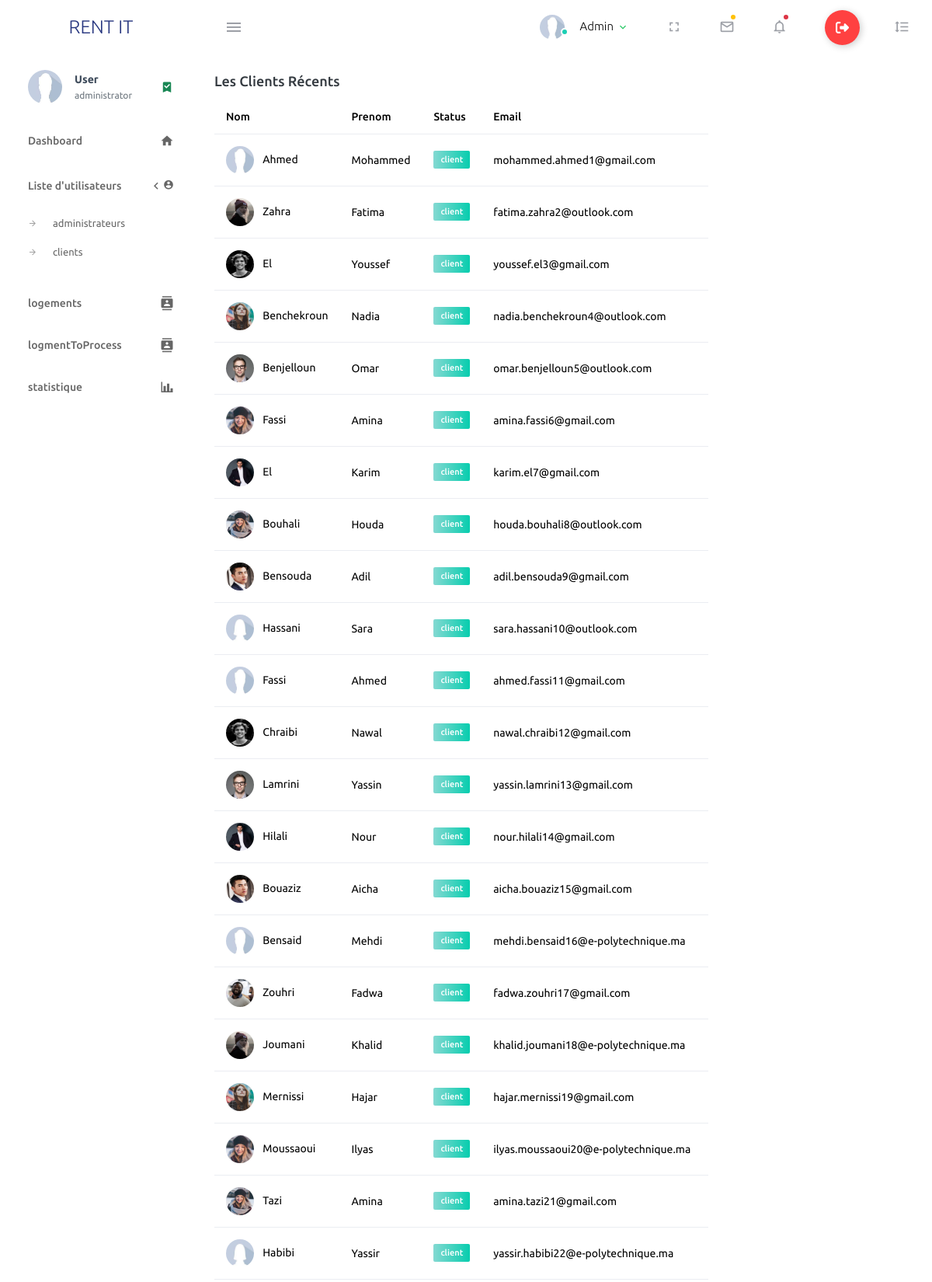
/index.php?page=clientList (signed in, upper part), run on the app's committed database.
### tables this page shows
CREATE TABLE `utilisateur` (
  `id` int(11) NOT NULL,
  `prenom` varchar(50) NOT NULL,
  `nom` varchar(50) NOT NULL,
  `email` varchar(255) NOT NULL,
  `password` varchar(255) NOT NULL,
  `image_path` varchar(255) DEFAULT NULL,
  `type` enum('client','administrator') NOT NULL
);

### database_connection.php (called while the page is built, shortened)
<?php
function getDatabase() {
    $mysqli = new mysqli($GLOBALS['dbhost'], $GLOBALS['dbuser'], $GLOBALS['dbpassword'], $GLOBALS['dbdatabase']);
    return $mysqli;
}
?>

### models/userModel.php (called while the page is built, shortened)
<?php
class UserModel
{
    private $db;
    public function __construct()
    {
        $this->db = $this->connectToDatabase();
    }
    private function connectToDatabase()
    {
        return getDatabase();
    }
    public function getUsers()
    {
        $query = "SELECT * FROM utilisateur";
        $result = $this->db->query($query);
        $users = [];
        while ($row = $result->fetch_assoc()) {
            $users[] = $row;
        }
        return $users;
    }
    public function getUserById($userId)
    {
        $userId = $this->db->real_escape_string($userId);
        $query = "SELECT * FROM utilisateur WHERE id = '$userId'";
        $result = $this->db->query($query);
        $userData = $result->fetch_assoc();
        return $userData;
    }
}
?>

### controllers/userController.php (called while the page is built, shortened)
<?php
require_once('models/userModel.php');
    function getUser(){
        $userId = $_SESSION['id'];
        $userModel = new UserModel();
        $user = $userModel->getUserById($userId);
        return $user;
    }
    function getClient(){
        $userModel = new UserModel();
        $admins = $userModel->getUsers();
        $users = [];
        foreach($admins as $admin){
            if($admin['type']=='client')
            $users[] = $admin;
        }
        return $users;
    }
    ?>

### view/admin/clientList.php (the view)
<?php
$user=getClient();
?>
<div class="row">
<div class="col-12 grid-margin">
  <div class="card">
    <div class="card-body">
      <h4 class="card-title">Les clients récents</h4>
      <div class="table-responsive">
        <table class="table">
          <thead>
            <tr>
              <th> Nom </th>
              <th> Prenom</th>
              <th> Status </th>
              <th> Email </th>
            </tr>
          </thead>
          <tbody>
          <?php
                            foreach ($user as $a) {
                              echo'
                              <tr>
                              <td>
                              <img src="assets/img/UsersImages/'.$a['image_path'].'" class="me-2" alt="image"> '.$a['nom'].'
                              </td>
                              <td> '.$a['prenom'].' </td>
                              <td>
                              <label class="badge badge-gradient-success">client</label>
                              </td>
                              <td> '.$a['email'].' </td>
                              </tr>';
                            }
                            ?>
          </tbody>
        </table>
      </div>
    </div>
  </div>
</div>
</div>

### view/admin/header.php (shortened to what this page needs)
<nav class="navbar default-layout-navbar col-lg-12 col-12 p-0 fixed-top d-flex flex-row">
  <div class="text-center navbar-brand-wrapper d-flex align-items-center justify-content-center">
    <a class="navbar-brand brand-logo" href="<?php echo $_SERVER['PHP_SELF'] ?>">RENT IT</a>
  </div>
  <div class="navbar-menu-wrapper d-flex align-items-stretch">
    <button class="navbar-toggler navbar-toggler align-self-center" type="button" data-toggle="minimize">
      <span class="mdi mdi-menu"></span>
    </button>
    <ul class="navbar-nav navbar-nav-right">
      <li class="nav-item nav-profile dropdown">
        <a class="nav-link dropdown-toggle" id="profileDropdown" href="#profile" data-bs-toggle="dropdown"
          aria-expanded="false">
          <div class="nav-profile-img">
            <img src="assets\img\UsersImages\<?php echo $user['image_path'] ?>" alt="<?php echo $user['image_path'] ?>">
            <span class="availability-status online"></span>
          </div>
          <div class="nav-profile-text">
            <p class="mb-1 text-black">
              <?php echo $user['prenom'] ?>
            </p>
          </div>
        </a>
      </li>
      <li class="nav-item d-none d-lg-block full-screen-link">
        <a class="nav-link">
          <i class="mdi mdi-fullscreen" id="fullscreen-button"></i>
        </a>
      </li>
      <li class="nav-item dropdown">
        <a class="nav-link count-indicator dropdown-toggle" id="messageDropdown" href="#" data-bs-toggle="dropdown"
          aria-expanded="false">
          <i class="mdi mdi-email-outline"></i>
          <span class="count-symbol bg-warning"></span>
        </a>
      </li>
      <li class="nav-item dropdown">
        <a class="nav-link count-indicator dropdown-toggle" id="notificationDropdown" href="#"
          data-bs-toggle="dropdown">
          <i class="mdi mdi-bell-outline"></i>
          <span class="count-symbol bg-danger"></span>
        </a>
      </li>
      <li class="nav-item nav-logout d-none d-lg-block">
        <a href="<?php echo $_SERVER['PHP_SELF']. '?page=logout'  ?>" class="text-reset nav-link">
          <button class="logout-Btn">
            <div class="logout-sign"></div>
          </button>
        </a>
      </li>
      <li class="nav-item nav-settings d-none d-lg-block">
        <a class="nav-link" href="#">
          <i class="mdi mdi-format-line-spacing"></i>
        </a>
      </li>
    </ul>
  </div>
</nav>

### view/admin/sidebar.php (shortened to what this page needs)
<nav class="sidebar sidebar-offcanvas" id="sidebar">
  <ul class="nav">
    <li class="nav-item nav-profile">
      <a href="#profile" class="nav-link">
        <div class="nav-profile-image">
          <img src="assets\img\UsersImages\<?php echo $user['image_path'] ?>" alt="<?php echo $user['image_path'] ?>">
        </div>
        <div class="nav-profile-text d-flex flex-column">
          <span class="font-weight-bold mb-2"><?php echo $user['nom'] ?></span>
          <span class="text-secondary text-small"><?php echo $user['type'] ?></span>
        </div>
        <i class="mdi mdi-bookmark-check text-success nav-profile-badge"></i>
      </a>
    </li>
    <li class="nav-item">
      <a class="nav-link" href="<?php echo $_SERVER['PHP_SELF'] ?>">
        <span class="menu-title">Dashboard</span>
        <i class="mdi mdi-home menu-icon"></i>
      </a>
    </li>
    <li class="nav-item">
      <a class="nav-link" data-bs-toggle="collapse" href="#ui-basic" aria-expanded="false" aria-controls="ui-basic">
        <span class="menu-title">Liste d'utilisateurs</span>
        <i class="menu-arrow"></i>
        <i class="mdi mdi-account-circle"></i>
      </a>
      <div class="collapse" id="ui-basic">
        <ul class="nav flex-column sub-menu">
          <li class="nav-item"> <a class="nav-link" href="<?php echo htmlspecialchars($_SERVER['PHP_SELF']) . '?page=adminList'?>">administrateurs</a></li>
          <li class="nav-item"> <a class="nav-link" href="<?php echo htmlspecialchars($_SERVER['PHP_SELF']) . '?page=clientList'?>">clients</a></li>
        </ul>
      </div>
    </li>
    <li class="nav-item">
      <a class="nav-link" href="<?php echo htmlspecialchars($_SERVER['PHP_SELF']) . '?page=listLogement'?>">
        <span class="menu-title">logements</span>
        <i class="mdi mdi-contacts menu-icon"></i>
      </a>
    </li>
    <li class="nav-item">
      <a class="nav-link" href="<?php echo htmlspecialchars($_SERVER['PHP_SELF']) . '?page=logmentToProcess'?>">
        <span class="menu-title">logmentToProcess</span>
        <i class="mdi mdi-contacts menu-icon"></i>
      </a>
    </li>
    <li class="nav-item">
      <a class="nav-link" href="<?php echo htmlspecialchars($_SERVER['PHP_SELF']) . '?page=statistique'?>">
        <span class="menu-title">statistique</span>
        <i class="mdi mdi-chart-bar menu-icon"></i>
      </a>
    </li>
  </ul>
</nav>

### assets/css/style.css (style rules this page uses)
* { margin: 0; padding: 0; box-sizing: border-box; font-family: 'Quicksand', sans-serif; transition: 0.2s ease; }
body { font-family: "Poppins", sans-serif; color: #555555; }
h1, h2, h3, h4, h5, h6 { color: #000000; }
a { color: #000000; text-decoration: none; transition: all 0.5s ease; }
.navbar-toggler { position: relative; }
.navbar-toggler span { display: block; background-color: #000000; height: 3px; width: 25px; margin-top: 4px; margin-bottom: 4px; transform: rotate(0deg); left: 0; opacity: 1; }
.navbar-toggler span:nth-child(1), .navbar-toggler span:nth-child(3) { transition: transform 0.35s ease-in-out; }
.navbar-toggler:not(.collapsed) span:nth-child(1) { position: absolute; left: 12px; top: 10px; transform: rotate(135deg); opacity: 0.9; }

### assets/css/costom.css (style rules this page uses)
.logout-Btn { display: flex; align-items: center; justify-content: flex-start; width: 45px; height: 45px; border: none; border-radius: 50%; cursor: pointer; position: relative; overflow: hidden; transition-duration: .3s; box-shadow: 2px 2px 10px rgba(0, 0, 0, 0.199); background-color: rgb(255, 65, 65); }
.logout-sign { width: 100%; transition-duration: .3s; display: flex; align-items: center; justify-content: center; }
.logout-sign svg { width: 17px; }

### data on the page
utilisateur: image_path (placeholder picture), prenom "Admin", nom "User", type "administrator"
utilisateur: image_path (placeholder picture), nom "Ahmed", prenom "Mohammed", email "mohammed.ahmed1@gmail.com"
utilisateur: image_path (picture), nom "Zahra", prenom "Fatima", email "fatima.zahra2@outlook.com"
utilisateur: image_path (picture), nom "El", prenom "Youssef", email "youssef.el3@gmail.com"
utilisateur: image_path (picture), nom "Benchekroun", prenom "Nadia", email "nadia.benchekroun4@outlook.com"
utilisateur: image_path (picture), nom "Benjelloun", prenom "Omar", email "omar.benjelloun5@outlook.com"
utilisateur: image_path (picture), nom "Fassi", prenom "Amina", email "amina.fassi6@gmail.com"
utilisateur: image_path (picture), nom "El", prenom "Karim", email "karim.el7@gmail.com"
utilisateur: image_path (picture), nom "Bouhali", prenom "Houda", email "houda.bouhali8@outlook.com"
utilisateur: image_path (picture), nom "Bensouda", prenom "Adil", email "adil.bensouda9@gmail.com"
utilisateur: image_path (picture), nom "Hassani", prenom "Sara", email "sara.hassani10@outlook.com"
utilisateur: image_path (placeholder picture), nom "Fassi", prenom "Ahmed", email "ahmed.fassi11@gmail.com"
utilisateur: image_path (picture), nom "Chraibi", prenom "Nawal", email "nawal.chraibi12@gmail.com"
utilisateur: image_path (picture), nom "Lamrini", prenom "Yassin", email "yassin.lamrini13@gmail.com"
utilisateur: image_path (picture), nom "Hilali", prenom "Nour", email "nour.hilali14@gmail.com"
utilisateur: image_path (picture), nom "Bouaziz", prenom "Aicha", email "aicha.bouaziz15@gmail.com"
utilisateur: image_path (placeholder picture), nom "Bensaid", prenom "Mehdi", email "mehdi.bensaid16@e-polytechnique.ma"
utilisateur: image_path (picture), nom "Zouhri", prenom "Fadwa", email "fadwa.zouhri17@gmail.com"
utilisateur: image_path (picture), nom "Joumani", prenom "Khalid", email "khalid.joumani18@e-polytechnique.ma"
utilisateur: image_path (picture), nom "Mernissi", prenom "Hajar", email "hajar.mernissi19@gmail.com"
utilisateur: image_path (picture), nom "Moussaoui", prenom "Ilyas", email "ilyas.moussaoui20@e-polytechnique.ma"
utilisateur: image_path (picture), nom "Tazi", prenom "Amina", email "amina.tazi21@gmail.com"
utilisateur: image_path (picture), nom "Habibi", prenom "Yassir", email "yassir.habibi22@e-polytechnique.ma"
